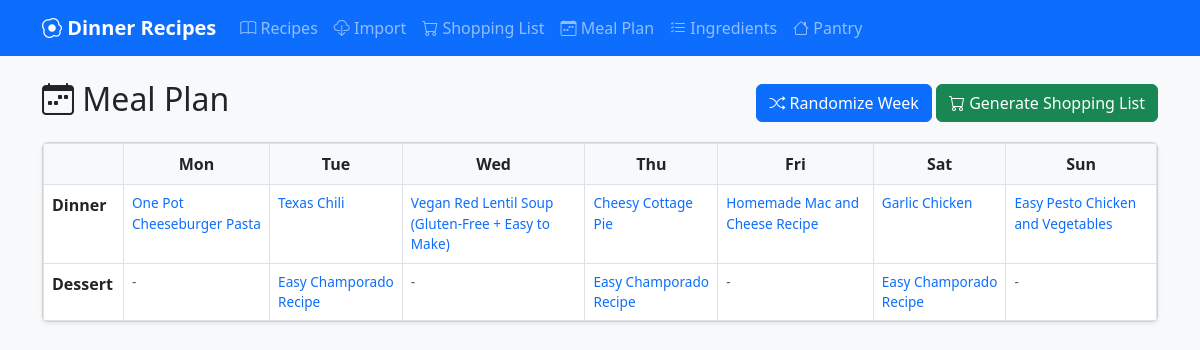
The page /mealplan on the database as committed earlier.
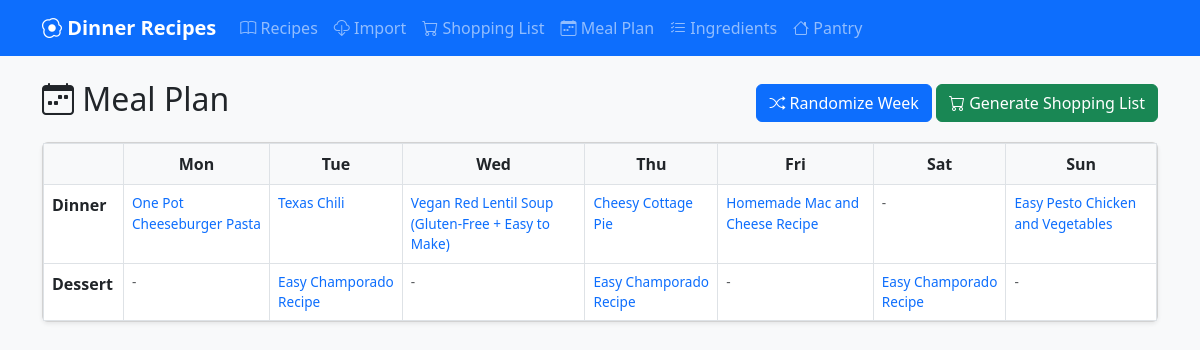
The same page on the database as committed later.
### app.py (models this page shows)
class Recipe(db.Model):
    id = db.Column(db.Integer, primary_key=True)
    name = db.Column(db.String(100), unique=True, nullable=False, index=True)
    category = db.Column(db.String(50), default='Dinner', index=True)
    difficulty = db.Column(db.String(20), default='Easy')
    protein_type = db.Column(db.String(20), default='None', index=True)
    servings = db.Column(db.Integer, default=4)
    instructions = db.Column(db.Text, default='')
    image = db.Column(db.String(255), default='')
    source_url = db.Column(db.String(500), default='')
    ingredients = db.relationship('RecipeIngredient', backref='recipe', lazy=True, cascade='all, delete-orphan')

### app.py (the view)
@app.route('/mealplan')
def meal_plan():
    meals = MealPlan.query.order_by(MealPlan.week, MealPlan.day).all()
    meal_dict = {}
    for meal in meals:
        key = (meal.week, meal.day, meal.meal_type)
        meal_dict[key] = meal
    return render_template('mealplan.html', meal_dict=meal_dict)

### templates/mealplan.html (shortened to what this page needs)
{% extends 'base.html' %}
{% block content %}
<div class="d-flex justify-content-between align-items-center mb-3">
    <h2><i class="bi bi-calendar-week"></i> Meal Plan</h2>
    <div>
        <form method="post" action="{{ url_for('meal_plan_randomize') }}" class="d-inline">
            <button type="submit" class="btn btn-primary">
                <i class="bi bi-shuffle"></i> Randomize Week
            </button>
        </form>
        <form method="post" action="{{ url_for('shopping_from_mealplan') }}" class="d-inline">
            <button type="submit" class="btn btn-success">
                <i class="bi bi-cart"></i> Generate Shopping List
            </button>
        </form>
    </div>
</div>
<div class="card">
    <div class="card-body p-0">
        <table class="table table-bordered mb-0">
            <thead>
                <tr>
                    <th style="width: 80px;"></th>
                    {% for day in ['Mon', 'Tue', 'Wed', 'Thu', 'Fri', 'Sat', 'Sun'] %}
                    <th class="text-center">{{ day }}</th>
                    {% endfor %}
                </tr>
            </thead>
            <tbody>
                <tr>
                    <td><strong>Dinner</strong></td>
                    {% for day in range(1, 8) %}
                    <td class="small">
                        {% set meal = meal_dict.get((1, day, 'Dinner')) %}
                        {% if meal and meal.recipe %}
                            <a href="{{ url_for('recipe_view', id=meal.recipe.id) }}">{{ meal.recipe.name }}</a>
                        {% else %}
                            <span class="text-muted">-</span>
                        {% endif %}
                    </td>
                    {% endfor %}
                </tr>
                <tr>
                    <td><strong>Dessert</strong></td>
                    {% for day in range(1, 8) %}
                    <td class="small">
                        {% set meal = meal_dict.get((1, day, 'Dessert')) %}
                        {% if meal and meal.recipe %}
                            <a href="{{ url_for('recipe_view', id=meal.recipe.id) }}">{{ meal.recipe.name }}</a>
                        {% else %}
                            <span class="text-muted">-</span>
                        {% endif %}
                    </td>
                    {% endfor %}
                </tr>
            </tbody>
        </table>
    </div>
</div>
{% endblock %}

Rows that differ between the two databases and show on the page:
removed Recipe: recipe.name "Garlic Chicken"
